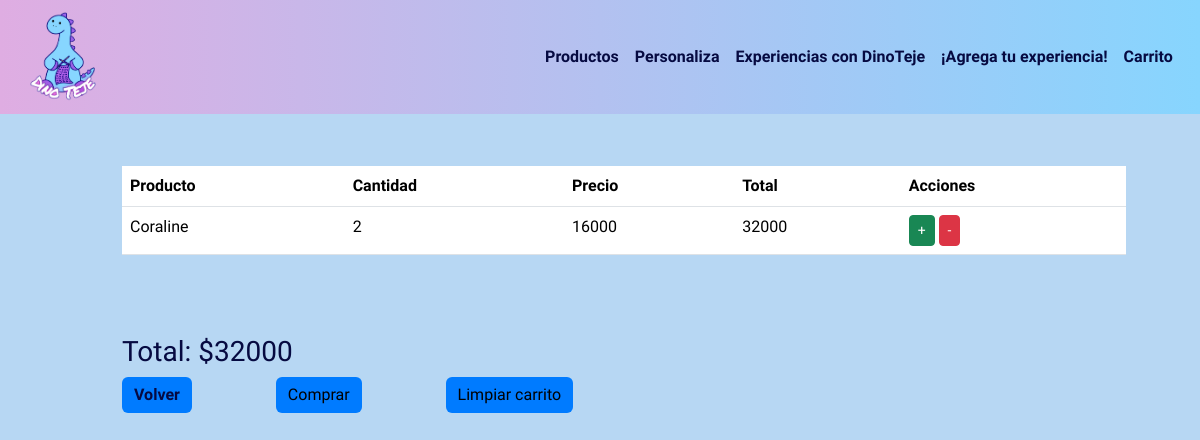
The page /ver_carrito/ (signed in) on the database its author committed.
### mydino/models.py (models this page shows, shortened)
class Carrito(models.Model):
    producto = models.ForeignKey(Product, on_delete=models.CASCADE)
    cantidad = models.PositiveIntegerField(default=1)
    fecha_agregado = models.DateTimeField(auto_now_add=True)
    def total(self):
        return self.producto.price * self.cantidad

class Product(models.Model):
    name = models.CharField(max_length=255)
    description = models.TextField()
    price = models.IntegerField()
    stock = models.IntegerField()
    created_at = models.DateTimeField(auto_now_add=True)
    image = models.ImageField(upload_to='products/', null=True, blank=True)

### mydino/views.py (the view)
# urls.py: path('ver_carrito/', views.ver_carrito, name='ver_carrito'),
@login_required
def ver_carrito(request):
    carrito_items = Carrito.objects.all()
    total = sum(item.producto.price * item.cantidad for item in carrito_items)
    return render(request, 'carrito.html', {'carrito_items': carrito_items, 'total': total})

### mydino/templates/carrito.html (shortened to what this page needs)
{% extends 'base_generic.html' %}
{% load bootstrap5 %}
{% load static %}
{% block content %}
<nav class="navbar navbar-expand-lg fixed-top navbar-light bg-light">
    <div class="container-fluid">
        <a class="navbar-brand LogoDinoTeje" href="{% url 'index' %}">
            <img src="{% static 'img/DinoTeje.png' %}" alt="Logo DinoTeje" height="90px" width="auto">
        </a>
        <div class="collapse navbar-collapse" id="navbarNav">
            <ul class="navbar-nav ms-auto">
                <li class="nav-item">
                    <a class="nav-link" href="{% url 'index' %}#productos"><b>Productos</b></a>
                </li>
                <li class="nav-item">
                    <a class="nav-link" href="{% url 'raw_product_list' %}"><b>Personaliza</b></a>
                </li>
                <li class="nav-item">
                    <a class="nav-link" href="{% url 'contacto_lista' %}"><b>Experiencias con DinoTeje</b></a>
                </li>
                <li class="nav-item">
                    <a class="nav-link" href="{% url 'contacto_nuevo' %}"><b>¡Agrega tu experiencia!</b></a>
                </li>
                <li class="nav-item">
                    <a class="nav-link" href="{% url 'ver_carrito' %}"><b>Carrito</b></a>
                </li>
            </ul>
        </div>
    </div>
</nav>
<div class="container mt-5">
    <h2>Carrito de Compras</h2>
    <table class="table">
        <thead>
            <tr>
                <th>Producto</th>
                <th>Cantidad</th>
                <th>Precio</th>
                <th>Total</th>
                <th>Acciones</th>
            </tr>
        </thead>
        <tbody>
            {% for item in carrito_items %}
            <tr>
                <td>{{ item.producto.name }}</td>
                <td>{{ item.cantidad }}</td>
                <td>{{ item.producto.price }}</td>
                <td>{{ item.total }}</td>
                <td>
                    <a href="{% url 'agregar_al_carrito' item.producto.id %}" class="btn btn-success btn-sm">+</a>
                    <a href="{% url 'eliminar_del_carrito' item.producto.id %}" class="btn btn-danger btn-sm">-</a>
                </td>
            </tr>
            {% endfor %}
        </tbody>
    </table>
    <h3 id="total">Total: ${{ total }}</h3>
    <a id="boton-carrito1" class="btn btn-primary" href="{% url 'index' %}"><b>Volver</b></a>
    <a id="boton-carrito2" href="{% url 'comprar' %}" class="btn btn-warning">Comprar</a>
    <a id="boton-carrito3" href="{% url 'limpiar_carrito' %}" class="btn btn-warning">Limpiar carrito</a>
</div>
{% endblock %}

### mydino/static/css/base_generic.css (style rules this page uses)
* { margin: 0; padding: 0; box-sizing: border-box; font-family: "Poetsen One", sans-serif; color: #060a41; background-color: linear-gradient(to right, #dfade2, #87d5fe); }
html, body { height: 100%; margin: 0; padding: 0; background-color: #b7d7f3; }
.navbar { padding: 0.45rem; background: linear-gradient(to right, #dfade2, #87d5fe); }
.navbar-light .navbar-nav .nav-link { color: #555; }
.navbar-brand img { max-height: 90px; }
a { color: #007bff; text-decoration: none; }
.btn-primary { background-color: #007bff; border-color: #007bff; }
.table { background-color: #bdb9fe; align-items: center; margin: 5rem; justify-content: center; justify-items: center; max-width: 90%; }
#boton-carrito1 { background-color: #007bff; border: none; margin-left: 5rem; }
#boton-carrito2 { background-color: #007bff; border: none; margin-left: 5rem; }
#boton-carrito3 { background-color: #007bff; border: none; margin-left: 5rem; }
#total { margin-left: 5rem; }

### rows shown on the page
Carrito: producto.name "Coraline", cantidad "2", producto.price "16000", total "32000"

### other values the page prints
{{ total }} "32000"
